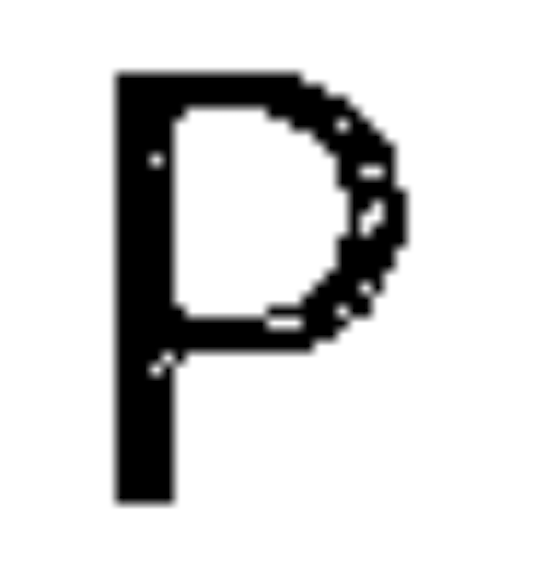
#> input picture ocr_model/p.png, 540 x 566 px
$ python -i ocr.py   (imports and definitions only)
#> lines starting #> are read from the running program, lines starting #| are printed output that depends on the picture; after the words box and inside, x2 and y2 are one past the last pixel; in counts of white or black regions, pixels touching at a corner belong together
import pytesseract
import numpy as np
import cv2


def ocr_characters(image):
    img = image.copy()
    thresh = cv2.threshold(img, 0, 255, cv2.THRESH_BINARY_INV + cv2.THRESH_OTSU)[1]
    # Find contours and filter using aspect ratio and area
    cnts = cv2.findContours(thresh, cv2.RETR_EXTERNAL, cv2.CHAIN_APPROX_SIMPLE)
    cnts = cnts[0] if len(cnts) == 2 else cnts[1]
    characters = []
    bounding_boxes = [{}]
    for c in cnts:
        x, y, w, h = cv2.boundingRect(c)
        aspect_ratio = h / w
        if aspect_ratio > 0.8:
            # Crop the image so pytesseract can do character detection on the individual characters
            crop_img = img[y:y + h, x:x + w]
            # Add a border to the image so pytesseract can detect the character better
            crop_img = cv2.copyMakeBorder(crop_img, 20, 20, 20, 20, cv2.BORDER_CONSTANT, value=[255])

            conf = '--psm 10 -c tessedit_char_whitelist=abcdefghijklmnopqrstuvwxyzABCDEFGHIJKLMNOPQRSTUVWXYZ'
            character = pytesseract.image_to_string(crop_img, lang='eng', config=conf)

            characters.append(character[0:1])
            characters = [x.lower() for x in characters]
            bounding_boxes.append({'x': x, 'y': y, 'w': w, 'h': h})

    return {'characters': characters, 'bounding_boxes': bounding_boxes}


def ocr_bounding_boxes(image):
    img = image.copy()
    thresh = cv2.threshold(img, 0, 255, cv2.THRESH_BINARY_INV + cv2.THRESH_OTSU)[1]
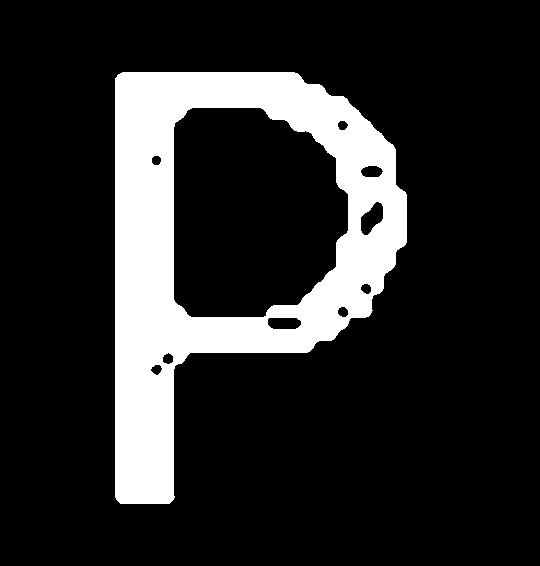
#> thresh: shape (566, 540); 16.4% white; 1 white region
    img = cv2.cvtColor(img, cv2.COLOR_BGR2RGB)
    # Find contours and filter using aspect ratio and area
    cnts = cv2.findContours(thresh, cv2.RETR_EXTERNAL, cv2.CHAIN_APPROX_SIMPLE)
#> cnts = 1 contour; box (x1, y1, x2, y2) and area: (115, 72, 407, 504) 81513
    cnts = cnts[0] if len(cnts) == 2 else cnts[1]
    for c in cnts:
        x, y, w, h = cv2.boundingRect(c)
        aspect_ratio = h / w
        if aspect_ratio > 0.8:
            cv2.rectangle(img, (x, y), (x + w, y + h), (36, 255, 12), 2)
#> this loop made 1 pass
#> (x, y, w, h, aspect_ratio) on pass 1: (115, 72, 292, 432, 1.48)
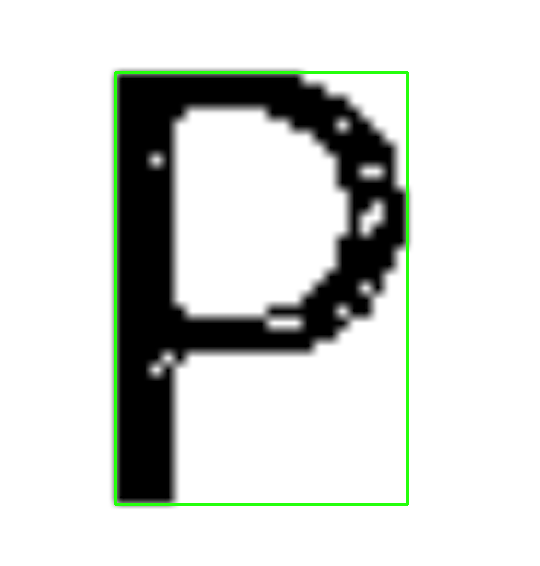
#> img: shape (566, 540, 3); mean R, G, B 212.4, 215.5, 212

    return img

>>> import cv2
>>> picture = cv2.imread('../../ocr_model/p.png', cv2.IMREAD_GRAYSCALE)
>>> result = ocr_bounding_boxes(picture)
